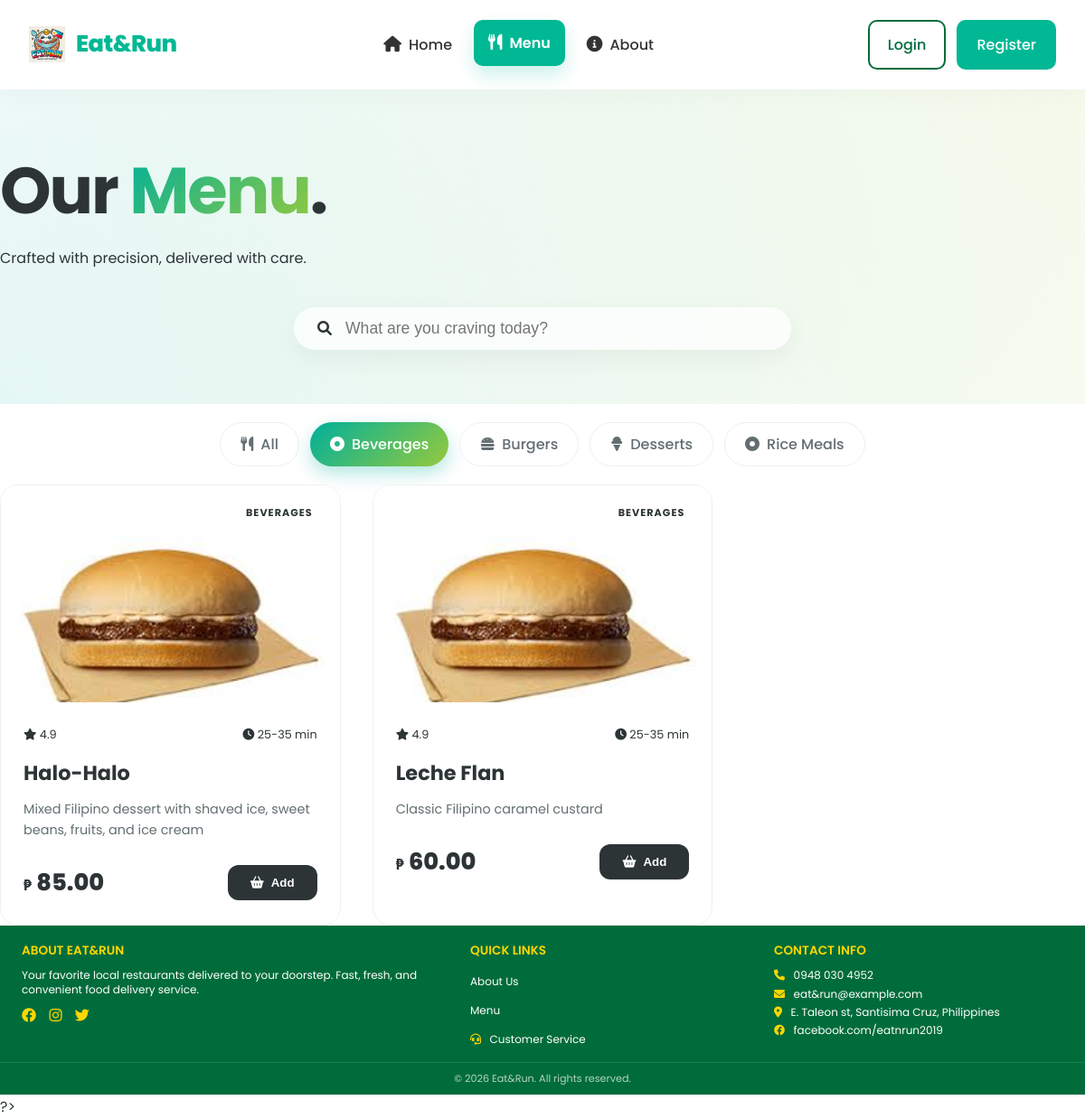
/menu?category=Beverages, run on the app's committed database.
### tables this page shows
CREATE TABLE `categories` (
  `id` int NOT NULL AUTO_INCREMENT,
  `name` varchar(50) NOT NULL,
  `description` text,
  `status` enum('active','inactive') DEFAULT 'active',
  `created_at` timestamp NOT NULL DEFAULT CURRENT_TIMESTAMP,
  `updated_at` timestamp NOT NULL DEFAULT CURRENT_TIMESTAMP ON UPDATE CURRENT_TIMESTAMP,
  PRIMARY KEY (`id`),
  KEY `name` (`name`)
);

CREATE TABLE `menu_items` (
  `id` int NOT NULL AUTO_INCREMENT,
  `name` varchar(255) NOT NULL,
  `description` text,
  `price` decimal(10,2) NOT NULL,
  `category_id` int DEFAULT NULL,
  `image_path` varchar(255) DEFAULT NULL,
  `status` enum('available','unavailable') DEFAULT 'available',
  `created_at` timestamp NOT NULL DEFAULT CURRENT_TIMESTAMP,
  `updated_at` timestamp NOT NULL DEFAULT CURRENT_TIMESTAMP ON UPDATE CURRENT_TIMESTAMP,
  PRIMARY KEY (`id`),
  KEY `category_id` (`category_id`),
  CONSTRAINT `menu_items_ibfk_1` FOREIGN KEY (`category_id`) REFERENCES `categories` (`id`) ON DELETE SET NULL
);

### pages/ordering/menu.php (the view, shortened to what this page needs)
<?php
require_once 'includes/config.php';
function getCategories($conn) {
    $categories = [];
    $query = "SELECT id, name FROM categories WHERE status = 'active' ORDER BY name";
    try {
        $result = mysqli_query($conn, $query);
        if ($result) {
            while ($row = mysqli_fetch_assoc($result)) {
                $categories[] = $row;
            }
        }
    } catch (Exception $e) { error_log($e->getMessage()); }
    return $categories;
}
function getMenuItems($conn, $category_name = null) {
    $menu_items = [];
    $where_clause = $category_name ?
        "WHERE c.name = '" . mysqli_real_escape_string($conn, $category_name) . "' AND m.status = 'available'" :
        "WHERE m.status = 'available'";
    $query = "SELECT m.*, c.name as category_name,
              COALESCE(m.image_path, 'assets/images/default-food.jpg') as image_path
          FROM menu_items m
          LEFT JOIN categories c ON m.category_id = c.id
          $where_clause
          ORDER BY m.name";
    try {
        $result = mysqli_query($conn, $query);
        if ($result) {
            while ($row = mysqli_fetch_assoc($result)) {
                $menu_items[] = $row;
            }
        }
    } catch (Exception $e) { error_log($e->getMessage()); }
    return $menu_items;
}
$categories = getCategories($conn);
$selected_category = isset($_GET['category']) ? $_GET['category'] : null;
$menu_items = getMenuItems($conn, $selected_category);
ob_start(); ?>
<link rel="stylesheet" href="assets/css/menu-enhanced.css">
<?php $extra_styles = ob_get_clean();
include 'includes/ui/header.php';
include 'includes/ui/loader.php';
include 'includes/ui/navbar.php';
?>
<div class="menu-hero-aesthetic">
    <div class="container py-5 text-center">
        <div class="hero-content-zen">
            <h1 class="display-3 fw-bold animate-up">Our <span class="text-gradient">Menu</span>.</h1>
            <p class="lead text-secondary animate-up-delayed">Crafted with precision, delivered with care.</p>
            <div class="search-glass-container animate-up-delayed-more">
                <div class="search-glass">
                    <i class="fas fa-search search-icon"></i>
                    <input type="text" id="menuSearch" placeholder="What are you craving today?" autocomplete="off">
                </div>
            </div>
        </div>
    </div>
</div>
<div class="container py-2">
    <div class="filter-wrapper-zen sticky-top">
        <div class="category-grid-aesthetic">
            <a href="menu" class="category-chip <?php echo !$selected_category ? 'active' : ''; ?>" data-category="all">
                <i class="fas fa-utensils"></i> All
            </a>
            <?php foreach ($categories as $category): ?>
                <a href="menu?category=<?php echo urlencode($category['name']); ?>"
                   class="category-chip <?php echo ($selected_category === $category['name']) ? 'active' : ''; ?>"
                   data-category="<?php echo htmlspecialchars($category['name']); ?>">
                    <?php
                    $cat_name = strtolower($category['name']);
                    if (strpos($cat_name, 'pizza') !== false) echo '<i class="fas fa-pizza-slice"></i>';
                    elseif (strpos($cat_name, 'burger') !== false) echo '<i class="fas fa-hamburger"></i>';
                    elseif (strpos($cat_name, 'drink') !== false) echo '<i class="fas fa-glass-martini-alt"></i>';
                    elseif (strpos($cat_name, 'dessert') !== false) echo '<i class="fas fa-ice-cream"></i>';
                    elseif (strpos($cat_name, 'pasta') !== false) echo '<i class="fas fa-wine-glass-alt"></i>';
                    else echo '<i class="fas fa-dot-circle"></i>';
                    ?>
                    <?php echo htmlspecialchars($category['name']); ?>
                </a>
            <?php endforeach; ?>
        </div>
    </div>
    <div class="menu-container mt-5">
        <div class="menu-grid-aesthetic" id="menuGrid">
            <?php if (empty($menu_items)): ?>
                <div class="empty-state-zen">
                    <i class="fas fa-cloud fa-3x mb-3 text-muted"></i>
                    <h3>Quiet for now...</h3>
                    <p>We couldn't find matches. Try another search.</p>
                </div>
            <?php else: ?>
                <?php foreach ($menu_items as $index => $item): ?>
                    <div class="card-aesthetic animate-in" style="animation-delay: <?php echo $index * 0.05; ?>s" data-category="<?php echo htmlspecialchars($item['category_name']); ?>" data-name="<?php echo htmlspecialchars(strtolower($item['name'])); ?>">
                        <div class="card-image-wrapper">
                            <span class="badge-custom"><?php echo htmlspecialchars($item['category_name']); ?></span>
                        </div>
                        <div class="card-body-aesthetic">
                            <div class="card-meta">
                                <span class="rating"><i class="fas fa-star text-warning"></i> 4.9</span>
                                <span class="delivery-time"><i class="fas fa-clock text-muted"></i> 25-35 min</span>
                            </div>
                            <h3 class="food-name"><?php echo htmlspecialchars($item['name']); ?></h3>
                            <p class="food-desc"><?php echo htmlspecialchars($item['description']); ?></p>
                            <div class="card-footer-aesthetic">
                                <div class="food-price">
                                    <span class="price-symbol">₱</span>
                                    <span class="price-value"><?php echo number_format($item['price'], 2); ?></span>
                                </div>
                                <button type="button" class="btn-add-aesthetic" data-item-id="<?php echo $item['id']; ?>" data-name="<?php echo htmlspecialchars($item['name']); ?>">
                                    <i class="fas fa-shopping-basket"></i> Add
                                </button>
                            </div>
                        </div>
                    </div>
                <?php endforeach; ?>
            <?php endif; ?>
        </div>
    </div>
</div>
<?php
include 'includes/ui/footer.php';
?>?>

### index.php (shortened to what this page needs)
<?php
$request = $_SERVER['REQUEST_URI'];
$script_name = $_SERVER['SCRIPT_NAME'];
$base_dir = str_replace('index.php', '', $script_name);
$path = str_replace($base_dir, '', $request);
$path = parse_url($path, PHP_URL_PATH);
$path = trim($path, '/');
$page_file = $path;
if (!str_ends_with($page_file, '.php')) {
    $page_file .= '.php';
}
$search_folders = [
    'pages/ordering',
    'pages/account',
    'pages/auth',
    'pages/info',
    'pages/reviews',
    'actions/cart',
    'actions/auth',
    'actions/order',
    'actions/account',
    'actions/notifications',
    'actions/reviews',
    'actions'
];
if (file_exists('pages/' . $page_file)) {
    require_once 'pages/' . $page_file;
    $found = true;
} else {
    foreach ($search_folders as $folder) {
        if (file_exists("$folder/$page_file")) {
            require_once "$folder/$page_file";
            break;
        }
    }
}

### assets/css/shared-styles.css (style rules this page uses)
:root { --primary-color: #00b894; --primary-light: #55efc4; --primary-dark: #008a6d; --accent-color: #fab1a0; --text-color: #2d3436; --text-light: #636e72; --bg-color: #ffffff; --bg-alt: #f1f2f6; --white: #ffffff; --danger: #ff7675; --shadow-sm: 0 2px 12px rgba(0, 0, 0, 0.04); --shadow-md: 0 10px 30px rgba(0, 0, 0, 0.08); --shadow-lg: 0 20px 50px rgba(0, 0, 0, 0.12); --radius-sm: 12px; --radius-md: 18px; --radius-lg: 24px; --radius-xl: 32px; --section-padding: 100px 0; }
body { font-family: 'Poppins', 'Segoe UI', Roboto, sans-serif; background-color: var(--bg-color); color: var(--text-color); line-height: 1.7; overflow-x: hidden; margin: 0; padding: 0; -webkit-font-smoothing: antialiased; }

### assets/css/navbar-enhanced.css (style rules this page uses)
* { margin: 0; padding: 0; box-sizing: border-box; }
body { padding-top: 90px; transition: padding-top 0.3s ease; }
html { scroll-behavior: smooth; }

### assets/css/menu-enhanced.css (style rules this page uses)
:root { --primary-gradient: linear-gradient(135deg, #00b09b, #96c93d); --glass-bg: rgba(255, 255, 255, 0.7); --glass-border: rgba(255, 255, 255, 0.3); --text-main: #2d3436; --text-muted: #636e72; --card-radius: 20px; --accent-color: #00b09b; }
.menu-hero-aesthetic { padding: 60px 0; background: radial-gradient(circle at top right, rgba(150, 201, 61, 0.1), transparent), radial-gradient(circle at bottom left, rgba(0, 176, 155, 0.1), transparent); }
.hero-content-zen h1 { font-size: clamp(2.5rem, 8vw, 4.5rem); letter-spacing: -2px; }
.text-gradient { background: var(--primary-gradient); -webkit-background-clip: text; -webkit-text-fill-color: transparent; }
.search-glass-container { max-width: 550px; margin: 40px auto 0; }
.search-glass { background: var(--glass-bg); backdrop-filter: blur(15px); border: 1px solid var(--glass-border); border-radius: 50px; padding: 12px 25px; display: flex; align-items: center; box-shadow: 0 10px 30px rgba(0,0,0,0.05); transition: all 0.4s cubic-bezier(0.175, 0.885, 0.32, 1.275); }
.search-glass input { border: none; background: transparent; width: 100%; margin-left: 15px; font-size: 1.1rem; outline: none; color: var(--text-main); }
.filter-wrapper-zen { background: rgba(255,255,255,0.8); backdrop-filter: blur(10px); padding: 20px 0; z-index: 100; }
.category-grid-aesthetic { display: flex; justify-content: center; gap: 12px; flex-wrap: wrap; }
.category-chip { padding: 10px 22px; border-radius: 50px; background: #fff; border: 1px solid #eee; color: var(--text-muted); text-decoration: none; font-weight: 500; transition: all 0.3s ease; display: flex; align-items: center; gap: 8px; }
.category-chip.active { background: var(--primary-gradient); color: #fff; border: none; box-shadow: 0 8px 20px rgba(0, 176, 155, 0.3); }
.menu-grid-aesthetic { display: grid; grid-template-columns: repeat(auto-fill, minmax(280px, 1fr)); gap: 35px; }
.card-aesthetic { background: #fff; border-radius: var(--card-radius); overflow: hidden; transition: all 0.5s cubic-bezier(0.4, 0, 0.2, 1); position: relative; border: 1px solid #f0f0f0; }
.card-image-wrapper { position: relative; height: 240px; overflow: hidden; }
.badge-custom { position: absolute; top: 15px; right: 15px; background: rgba(255,255,255,0.9); padding: 6px 15px; border-radius: 50px; font-size: 0.7rem; font-weight: 700; text-transform: uppercase; letter-spacing: 1px; }
.card-body-aesthetic { padding: 25px; }
.card-meta { display: flex; justify-content: space-between; font-size: 0.8rem; margin-bottom: 12px; }
.food-name { font-size: 1.4rem; font-weight: 700; margin-bottom: 10px; color: var(--text-main); }
.food-desc { font-size: 0.9rem; color: var(--text-muted); line-height: 1.6; margin-bottom: 25px; display: -webkit-box; -webkit-line-clamp: 2; -webkit-box-orient: vertical; overflow: hidden; }
.card-footer-aesthetic { display: flex; justify-content: space-between; align-items: center; }
.food-price { font-weight: 800; color: var(--text-main); }
.price-symbol { font-size: 1rem; margin-right: 2px; }
.price-value { font-size: 1.6rem; }
.btn-add-aesthetic { background: var(--text-main); color: #fff; border: none; padding: 12px 25px; border-radius: 12px; font-weight: 600; display: flex; align-items: center; gap: 8px; transition: all 0.3s ease; }
.animate-up { animation: fadeInUp 0.8s ease-out forwards; }
.animate-up-delayed { animation: fadeInUp 0.8s 0.2s ease-out forwards; opacity: 0; }
.animate-up-delayed-more { animation: fadeInUp 0.8s 0.4s ease-out forwards; opacity: 0; }

### assets/css/footer.css (style rules this page uses)
:root { --primary: #006C3B; --warning: #FFD700; }

### includes/ui/header.php (style rules this page uses)
body { animation: fadeIn 0.5s ease-in-out; }

### data on the page
categories: name "Beverages"
categories: name "Burgers"
categories: name "Desserts"
categories: name "Rice Meals"
menu_items: category.name "BEVERAGES", name "Halo-Halo", description "Mixed Filipino dessert with shaved ice, sweet beans, fruits, and ice cream", price "85.00"
menu_items: category.name "BEVERAGES", name "Leche Flan", description "Classic Filipino caramel custard", price "60.00"
